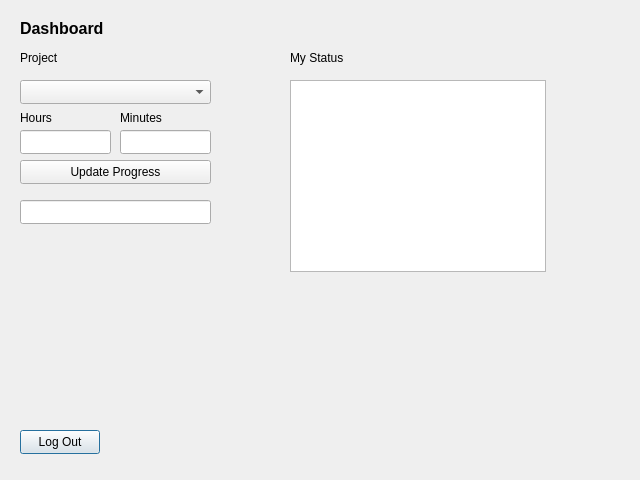
<?xml version="1.0" encoding="UTF-8"?>
<ui version="4.0">
 <class>employeeHome</class>
 <widget class="QDialog" name="employeeHome">
  <property name="geometry">
   <rect>
    <x>0</x>
    <y>0</y>
    <width>640</width>
    <height>480</height>
   </rect>
  </property>
  <property name="windowTitle">
   <string>Dialog</string>
  </property>
  <widget class="QLabel" name="label">
   <property name="geometry">
    <rect>
     <x>20</x>
     <y>20</y>
     <width>121</width>
     <height>16</height>
    </rect>
   </property>
   <property name="font">
    <font>
     <pointsize>12</pointsize>
     <bold>true</bold>
    </font>
   </property>
   <property name="text">
    <string>Dashboard</string>
   </property>
  </widget>
  <widget class="QPushButton" name="pushButton">
   <property name="geometry">
    <rect>
     <x>20</x>
     <y>430</y>
     <width>80</width>
     <height>24</height>
    </rect>
   </property>
   <property name="text">
    <string>Log Out</string>
   </property>
  </widget>
  <widget class="QLabel" name="label_2">
   <property name="geometry">
    <rect>
     <x>20</x>
     <y>50</y>
     <width>49</width>
     <height>16</height>
    </rect>
   </property>
   <property name="text">
    <string>Project</string>
   </property>
  </widget>
  <widget class="QPushButton" name="updateButton">
   <property name="geometry">
    <rect>
     <x>20</x>
     <y>160</y>
     <width>191</width>
     <height>24</height>
    </rect>
   </property>
   <property name="text">
    <string>Update Progress</string>
   </property>
  </widget>
  <widget class="QLineEdit" name="hours">
   <property name="geometry">
    <rect>
     <x>20</x>
     <y>130</y>
     <width>91</width>
     <height>24</height>
    </rect>
   </property>
   <property name="text">
    <string/>
   </property>
  </widget>
  <widget class="QLineEdit" name="Minutes">
   <property name="geometry">
    <rect>
     <x>120</x>
     <y>130</y>
     <width>91</width>
     <height>24</height>
    </rect>
   </property>
  </widget>
  <widget class="QLabel" name="label_3">
   <property name="geometry">
    <rect>
     <x>20</x>
     <y>110</y>
     <width>49</width>
     <height>16</height>
    </rect>
   </property>
   <property name="text">
    <string>Hours</string>
   </property>
  </widget>
  <widget class="QLabel" name="label_4">
   <property name="geometry">
    <rect>
     <x>120</x>
     <y>110</y>
     <width>49</width>
     <height>16</height>
    </rect>
   </property>
   <property name="text">
    <string>Minutes</string>
   </property>
  </widget>
  <widget class="QComboBox" name="projects">
   <property name="geometry">
    <rect>
     <x>20</x>
     <y>80</y>
     <width>191</width>
     <height>24</height>
    </rect>
   </property>
  </widget>
  <widget class="QLabel" name="label_5">
   <property name="geometry">
    <rect>
     <x>290</x>
     <y>50</y>
     <width>81</width>
     <height>16</height>
    </rect>
   </property>
   <property name="text">
    <string>My Status</string>
   </property>
  </widget>
  <widget class="QLineEdit" name="successMessage">
   <property name="geometry">
    <rect>
     <x>20</x>
     <y>200</y>
     <width>191</width>
     <height>24</height>
    </rect>
   </property>
  </widget>
  <widget class="QTableView" name="tableView">
   <property name="geometry">
    <rect>
     <x>290</x>
     <y>80</y>
     <width>256</width>
     <height>192</height>
    </rect>
   </property>
  </widget>
 </widget>
 <resources/>
 <connections/>
</ui>
